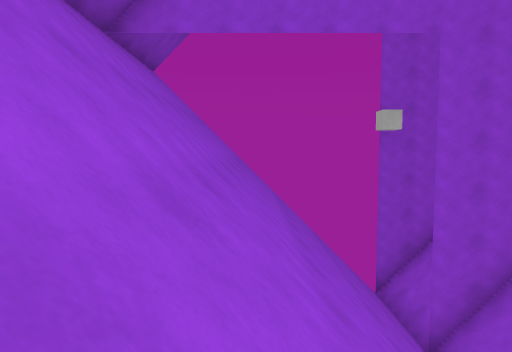
View 1 (above)

18 first-person views from a walk through a 3-D level made in the Unity game engine. The camera is 1.2 m above the floor, tilts 4° down and sees 75° across. The floor is counted in squares, 2 m on a side. Each view is taken from the middle of a square. On the plan, view 1 faces up. The plan holds only what a view shows up to about 10 squares ahead; the rest is blank. The place goes on beyond the plan. The player character is not drawn.

View 2
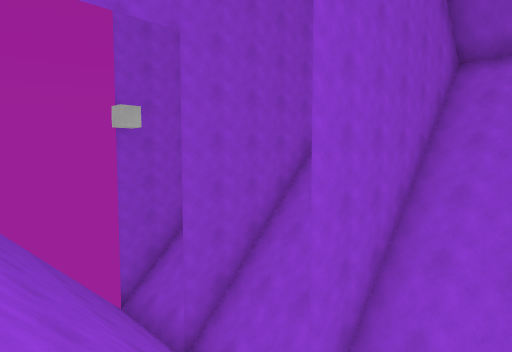

View 3
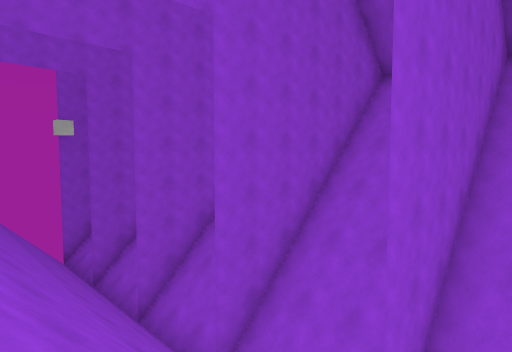

View 4
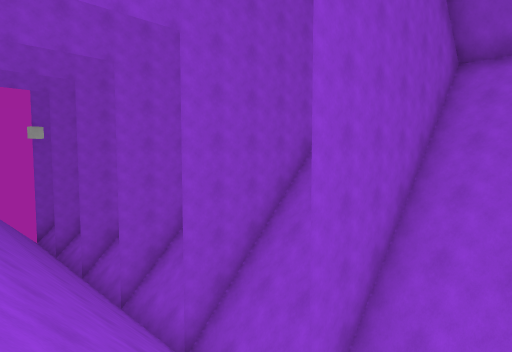

View 5
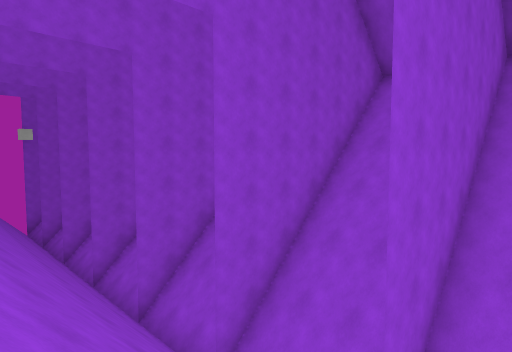

View 6
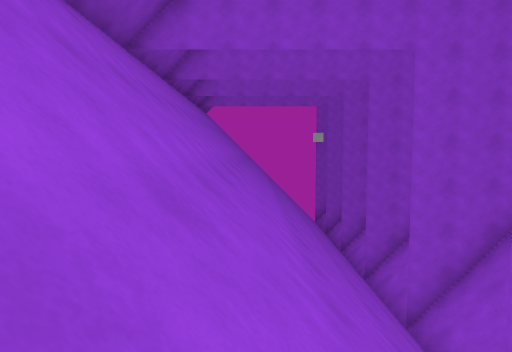

View 7
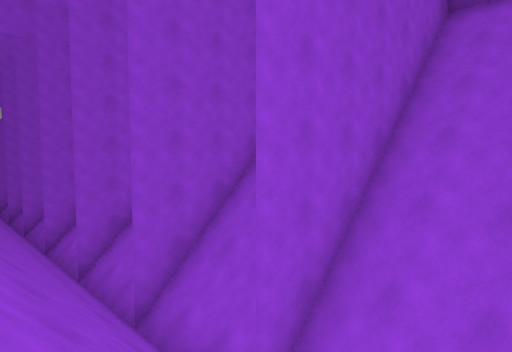

View 8
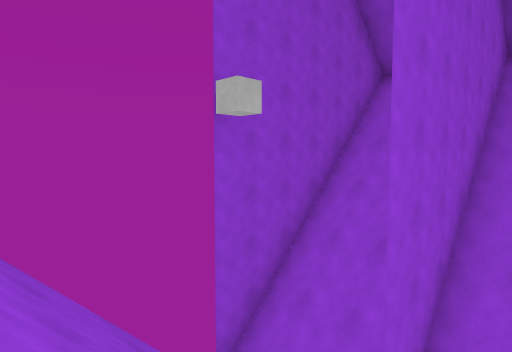

View 9
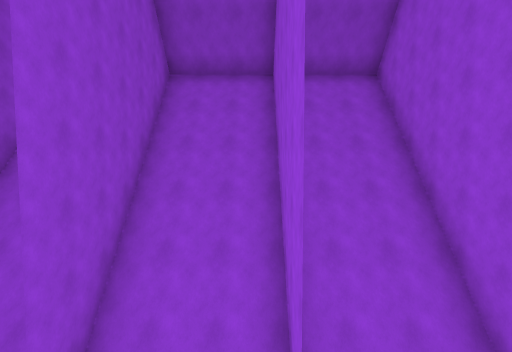

View 10
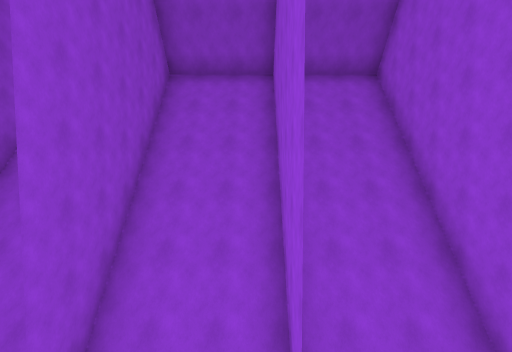

View 11
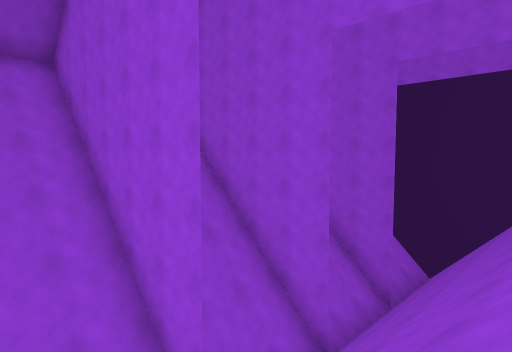

View 12
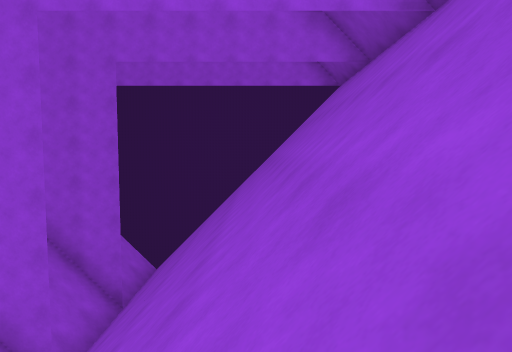

View 13
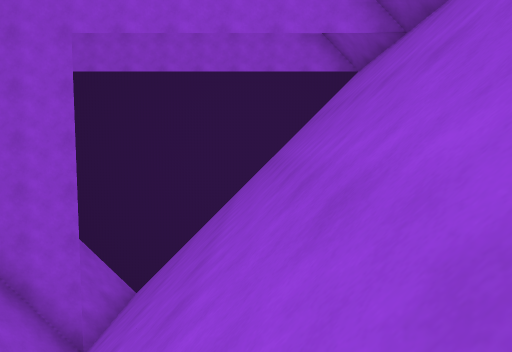

View 14
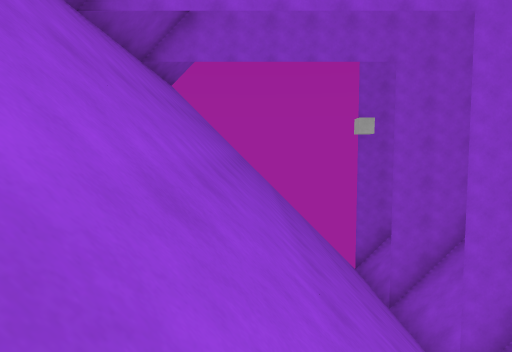

View 15
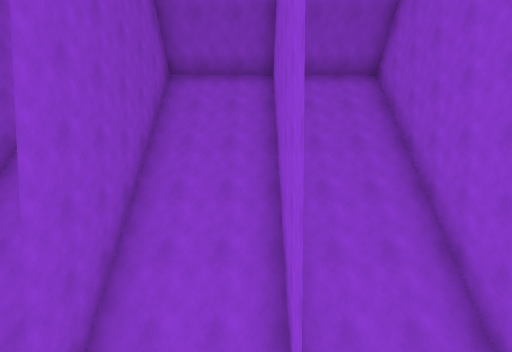

View 16
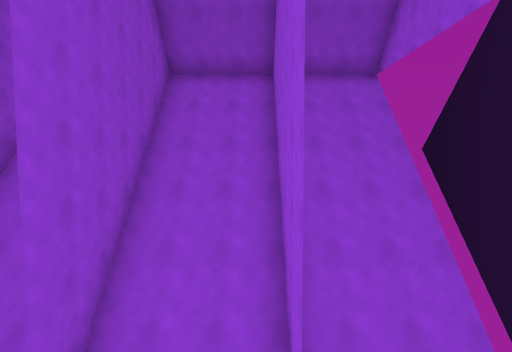

View 17
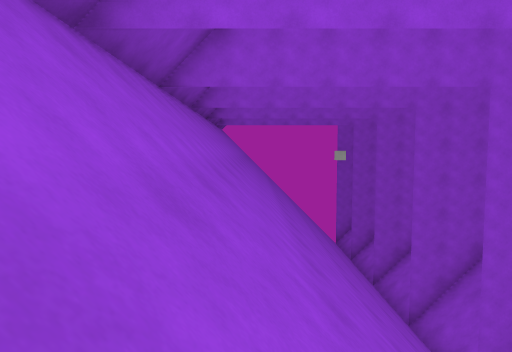

View 18
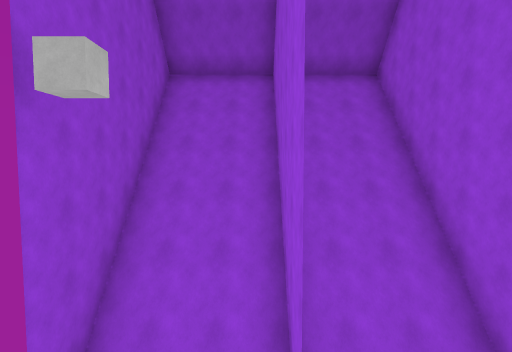

### Floor plan
Key: @ floor where view 1 was taken; # wall or solid block; / step, stairs or slope.
Columns run from 3 left of view 1 to 10 right of it. Each row starts with its distance up from view 1.
 10        #######
  9  ////////////
  8  ////////////
  7 #//////#######
  6  ////////////#
  5  ////////////#
  4 #//////#######
  3  ////////////#
  2  ////////////#
  1 #//////#######
  0  //@/////////#
 -1  ////////////#
 -2 #//////#######
 -3  ////////////#
 -4  ////////////#
 -5 #//////#######
 -6 #////////////#
 -7  ////////////#
 -8  //////#######
 -9 #////////////#
-10  ////////////
-11  ////////////

Where each view was taken, in squares from view 1:
view 1: 0 up, 0 right, facing up
view 2: 1 up, 0 right, facing up-right
view 3: 4 down, 0 right, facing up-right
view 4: 8 down, 0 right, facing up-right
view 5: 10 down, 0 right, facing up-right
view 6: 10 down, 0 right, facing up
view 7: 11 down, 1 right, facing up-right
view 8: 5 up, 0 right, facing up-right
view 9: 4 up, 0 right, facing right
view 10: 1 up, 0 right, facing right
view 11: 0 up, 0 right, facing down-right
view 12: 0 up, 0 right, facing down
view 13: 2 down, 0 right, facing down
view 14: 2 down, 0 right, facing up
view 15: 2 down, 0 right, facing right
view 16: 8 down, 0 right, facing right
view 17: 9 down, 1 left, facing up
view 18: 7 up, 0 right, facing right
